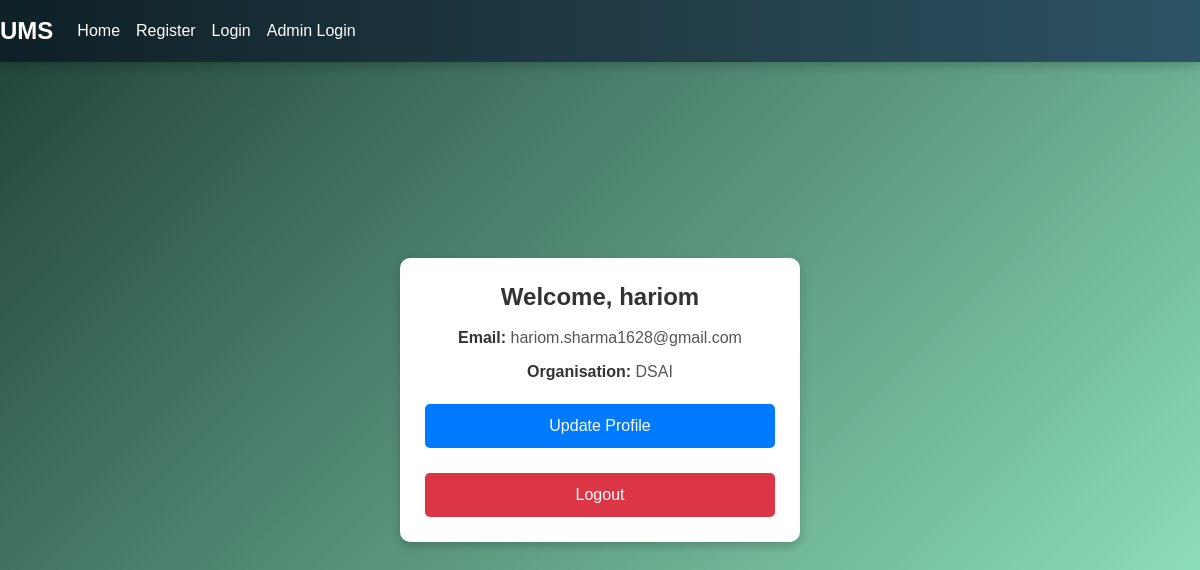
The app's page /user_dashboard/ (signed in) with its own data.
### user/models.py (models this page shows, shortened)
class CustomUser(AbstractUser):
    username = None
    organisation = models.CharField(max_length=255)
    email = models.EmailField(unique=True)
    USERNAME_FIELD = 'email'
    REQUIRED_FIELDS = ['username']

### user/views.py (the view)
# urls.py: path("user_dashboard/", views.user_dashboard, name="user_dashboard"),
@login_required
def user_dashboard(request):
    return render(request, "user_dashboard.html", {"user": request.user})

### user/templates/user_dashboard.html (shortened to what this page needs)
{% load static %}
<!DOCTYPE html>
<html lang="en">
<head>
    <link href="https://cdn.jsdelivr.net/npm/bootstrap@5.3.0/dist/css/bootstrap.min.css" rel="stylesheet">
    <link rel="stylesheet" href="{% static 'styles.css' %}">
</head>
<body>
    <nav class="navbar navbar-expand-lg navbar-dark">
        <a class="navbar-brand" href="#">UMS</a>
        <div class="collapse navbar-collapse" id="navbarNav">
            <ul class="navbar-nav">
                <li class="nav-item"><a class="nav-link" href="/">Home</a></li>
                <li class="nav-item"><a class="nav-link" href="/register/">Register</a></li>
                <li class="nav-item"><a class="nav-link" href="/user_login/">Login</a></li>
                <li class="nav-item"><a class="nav-link" href="/admin_login/">Admin Login</a></li>
            </ul>
        </div>
    </nav>
    <div class="container">
        <h2>Welcome, {{ user.first_name }}</h2>
        <p><strong>Email:</strong> {{ user.email }}</p>
        <p><strong>Organisation:</strong> {{ user.organisation }}</p>
        <a href="{% url 'update_profile' %}" class="btn btn-primary">Update Profile</a>
        <form method="post" action="{% url 'logout' %}">
            <button type="submit" class="btn btn-danger">Logout</button>
        </form>
    </div>
</body>
</html>

### static/styles.css (style rules this page uses)
.navbar { background: linear-gradient(90deg, #0f2027, #203a43, #2c5364); box-shadow: 0px 4px 10px rgba(0, 0, 0, 0.2); width: 100%; position: fixed; top: 0; left: 0; z-index: 1000; }
.navbar-brand { font-size: 24px; font-weight: bold; color: white !important; }
.navbar-nav .nav-link { color: white !important; transition: 0.3s ease-in-out; }

### user/templates/user_dashboard.html (style rules this page uses)
body { font-family: Arial, sans-serif; margin: 0; padding: 0; background: linear-gradient(135deg, #1f4037, #99f2c8); height: 100vh; display: flex; justify-content: center; align-items: center; }
.container { width: 400px; padding: 25px; background: white; border-radius: 10px; box-shadow: 0px 4px 10px rgba(0, 0, 0, 0.2); text-align: center; }
h2 { font-size: 24px; font-weight: bold; margin-bottom: 15px; color: #333; }
p { font-size: 16px; color: #555; margin-bottom: 10px; }
strong { color: #333; }
.btn { display: inline-block; width: 100%; padding: 10px; font-size: 16px; border: none; border-radius: 5px; cursor: pointer; transition: 0.3s; margin-top: 10px; text-decoration: none; }
.btn-primary { background: #007bff; color: white; }
.btn-danger { background: #dc3545; color: white; }
form { margin-top: 15px; }

### records on screen
CustomUser: first_name "hariom", email "hariom.sharma1628@gmail.com", organisation "DSAI"
